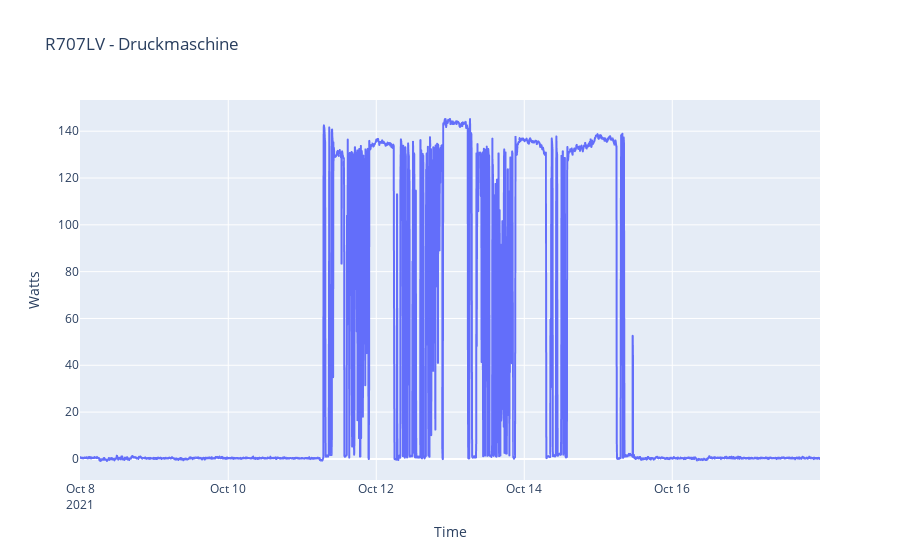

Notebook cell for this chart:
### Code cell
px.line(
    x=druck_5T.index, y=druck_5T.kw * 1000, 
    title='R707LV - Druckmaschine',
    labels={
        'x': 'Time',
        'y': 'Watts'
    })

### Figure 1 — Plotly figure (JSON) as saved in the notebook; plotly's stock layout.template omitted (floating-point values rounded to 4 significant figures; data arrays with more than 128 entries replaced by an {"elided": "..."} marker saying what was removed)
{"data": [{"hovertemplate": "Time=%{x}<br>Watts=%{y}<extra></extra>", "legendgroup": "", "line": {"color": "#636efa", "dash": "solid"}, "marker": {"symbol": "circle"}, "mode": "lines", "name": "", "showlegend": false, "type": "scattergl", "x": {"elided": "2881 str values"}, "xaxis": "x", "y": {"elided": "2881 float values"}, "yaxis": "y"}], "layout": {"legend": {"tracegroupgap": 0}, "title": {"text": "R707LV - Druckmaschine"}, "xaxis": {"anchor": "y", "domain": [0, 1], "title": {"text": "Time"}}, "yaxis": {"anchor": "x", "domain": [0, 1], "title": {"text": "Watts"}}}}
